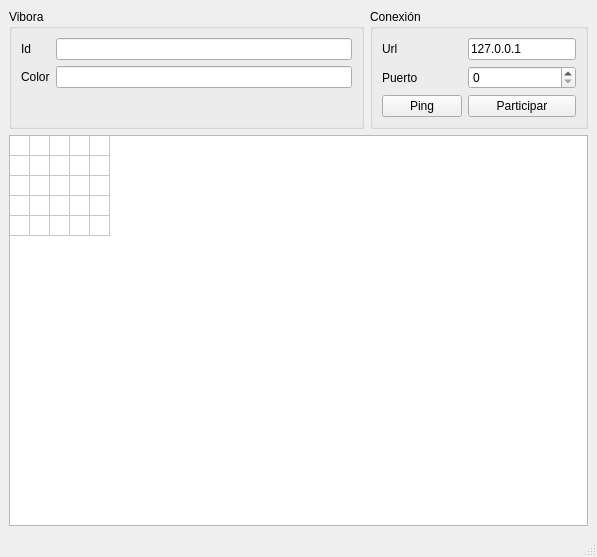
<?xml version="1.0" encoding="UTF-8"?>
<ui version="4.0">
 <class>MainWindow</class>
 <widget class="QMainWindow" name="MainWindow">
  <property name="geometry">
   <rect>
    <x>0</x>
    <y>0</y>
    <width>597</width>
    <height>557</height>
   </rect>
  </property>
  <property name="windowTitle">
   <string>Cliente</string>
  </property>
  <widget class="QWidget" name="centralwidget">
   <layout class="QGridLayout" name="gridLayout">
    <item row="0" column="0">
     <widget class="QGroupBox" name="groupBox_2">
      <property name="sizePolicy">
       <sizepolicy hsizetype="Minimum" vsizetype="Preferred">
        <horstretch>0</horstretch>
        <verstretch>0</verstretch>
       </sizepolicy>
      </property>
      <property name="title">
       <string>Vibora</string>
      </property>
      <layout class="QFormLayout" name="formLayout">
       <item row="0" column="0">
        <widget class="QLabel" name="label">
         <property name="text">
          <string>Id</string>
         </property>
        </widget>
       </item>
       <item row="0" column="1">
        <widget class="QLineEdit" name="lineEdit_id"/>
       </item>
       <item row="1" column="0">
        <widget class="QLabel" name="label_2">
         <property name="text">
          <string>Color</string>
         </property>
        </widget>
       </item>
       <item row="1" column="1">
        <widget class="QLineEdit" name="lineEdit_color"/>
       </item>
      </layout>
     </widget>
    </item>
    <item row="0" column="1">
     <widget class="QGroupBox" name="groupBox">
      <property name="sizePolicy">
       <sizepolicy hsizetype="Maximum" vsizetype="Preferred">
        <horstretch>0</horstretch>
        <verstretch>0</verstretch>
       </sizepolicy>
      </property>
      <property name="title">
       <string>Conexión</string>
      </property>
      <layout class="QFormLayout" name="formLayout_2">
       <item row="0" column="0">
        <widget class="QLabel" name="label_3">
         <property name="text">
          <string>Url</string>
         </property>
        </widget>
       </item>
       <item row="0" column="1">
        <widget class="QLineEdit" name="lineEdit_url">
         <property name="text">
          <string>127.0.0.1</string>
         </property>
        </widget>
       </item>
       <item row="1" column="0">
        <widget class="QLabel" name="label_4">
         <property name="text">
          <string>Puerto</string>
         </property>
        </widget>
       </item>
       <item row="1" column="1">
        <widget class="QSpinBox" name="spinBox_puerto">
         <property name="maximum">
          <number>999999</number>
         </property>
        </widget>
       </item>
       <item row="2" column="0">
        <widget class="QPushButton" name="pushButton_ping">
         <property name="text">
          <string>Ping</string>
         </property>
        </widget>
       </item>
       <item row="2" column="1">
        <widget class="QPushButton" name="pushButton_participar">
         <property name="text">
          <string>Participar</string>
         </property>
        </widget>
       </item>
      </layout>
     </widget>
    </item>
    <item row="1" column="0" colspan="2">
     <widget class="QTableWidget" name="table_cliente">
      <property name="verticalScrollBarPolicy">
       <enum>Qt::ScrollBarAlwaysOff</enum>
      </property>
      <property name="horizontalScrollBarPolicy">
       <enum>Qt::ScrollBarAlwaysOff</enum>
      </property>
      <property name="rowCount">
       <number>5</number>
      </property>
      <property name="columnCount">
       <number>5</number>
      </property>
      <attribute name="horizontalHeaderVisible">
       <bool>false</bool>
      </attribute>
      <attribute name="horizontalHeaderDefaultSectionSize">
       <number>20</number>
      </attribute>
      <attribute name="horizontalHeaderMinimumSectionSize">
       <number>0</number>
      </attribute>
      <attribute name="verticalHeaderVisible">
       <bool>false</bool>
      </attribute>
      <attribute name="verticalHeaderDefaultSectionSize">
       <number>20</number>
      </attribute>
      <attribute name="verticalHeaderMinimumSectionSize">
       <number>0</number>
      </attribute>
      <row/>
      <row/>
      <row/>
      <row/>
      <row/>
      <column/>
      <column/>
      <column/>
      <column/>
      <column/>
     </widget>
    </item>
   </layout>
  </widget>
  <widget class="QMenuBar" name="menubar">
   <property name="geometry">
    <rect>
     <x>0</x>
     <y>0</y>
     <width>597</width>
     <height>19</height>
    </rect>
   </property>
  </widget>
  <widget class="QStatusBar" name="statusbar"/>
 </widget>
 <resources/>
 <connections/>
</ui>
